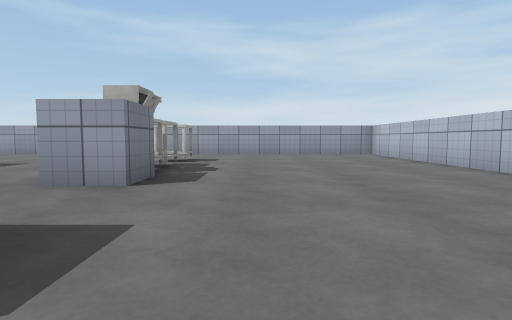
View 1 (above)

16 first-person views from a walk through a scene from a Unity 3-D project. The camera is 0.55 m above the floor, tilts 4° down and sees 80° across. The floor is counted in squares, 1 m on a side. Each view is taken from the middle of a square. On the plan, view 1 faces up. The plan holds only what a view shows up to about 9 squares ahead; the rest is blank. Some surface patterns are stand-ins.

View 2
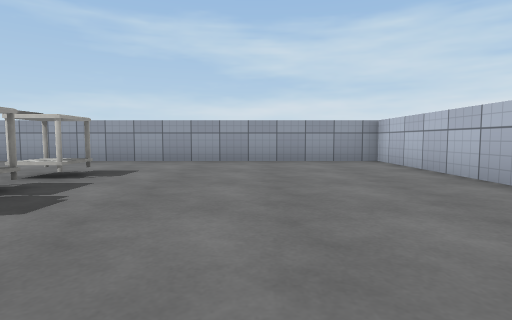

View 3
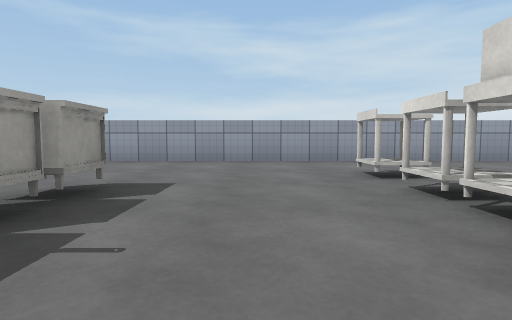

View 4
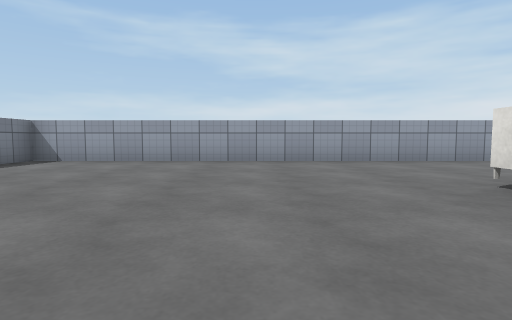

View 5
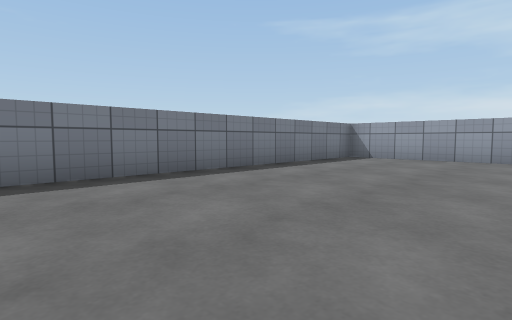

View 6
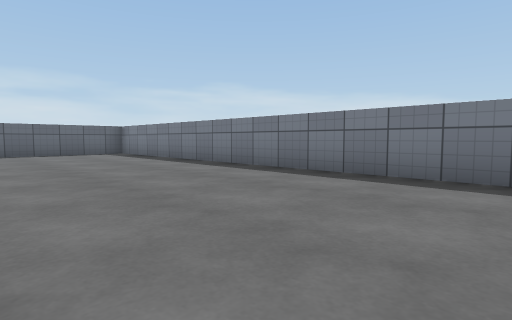

View 7
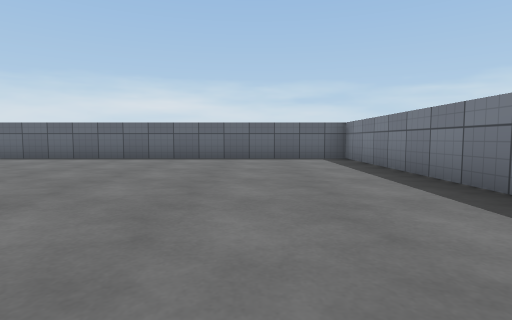

View 8
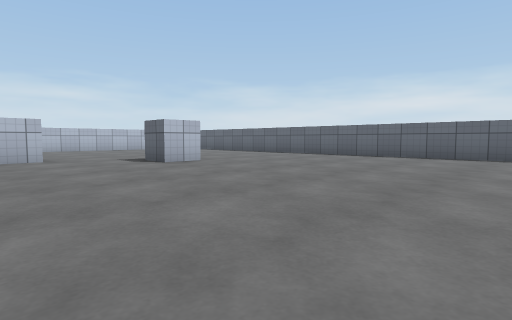

View 9
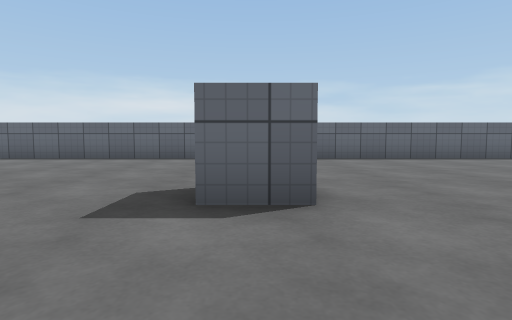

View 10
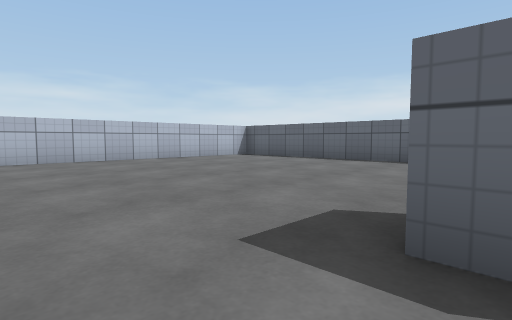

View 11
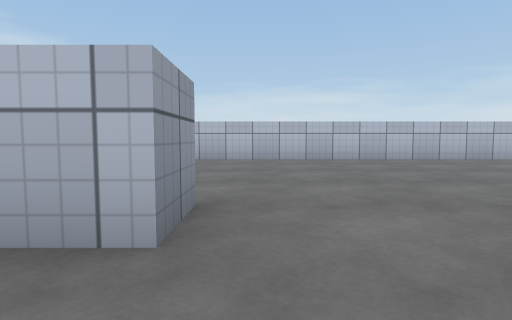

View 12
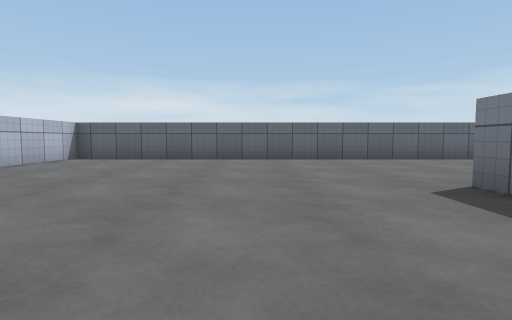

View 13
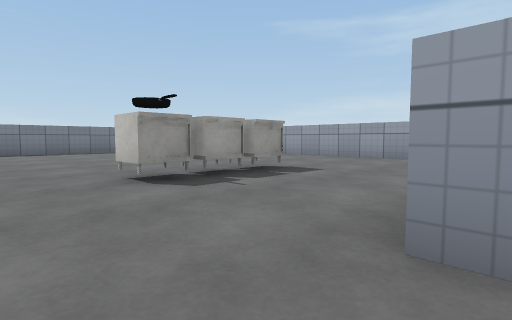

View 14
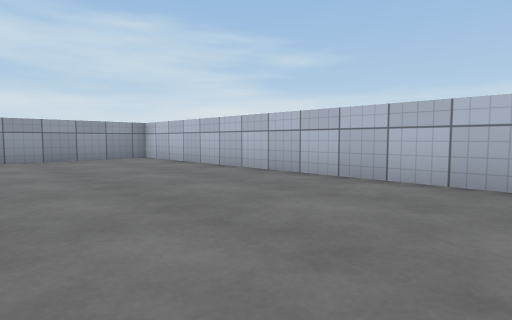

View 15
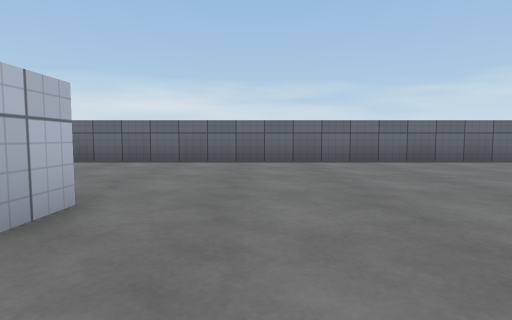

View 16
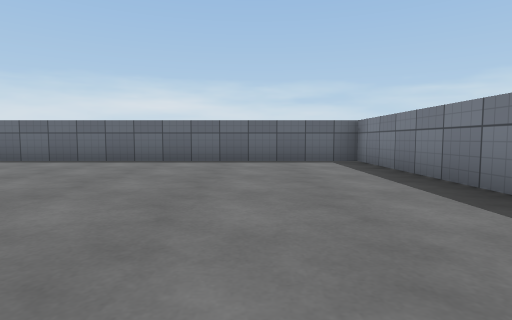

### Floor plan
Points are (right, up) in squares from view 1. A wall is a line through its corners. A room is listed if a view was taken in it or the views show most of it. See-through windows are left out.
Room 1 (views 1, 2, 3, 4, 5, 6, 7, 8, 9, 10, 11, 12, 13, 14, 15, 16)
walls: (-3.5, -1.9) (-3.5, -2.5); (-1.5, 0.5) (-2.5, 0.5) (-2.5, 1.4); (-4.5, -2.6) (-4.5, -1.5) (-3.5, -1.5); (-1.5, 4.5) (-1.5, 3.5) (-2.5, 3.5); (-14.5, 10.5) (-14.5, -7.5) (4, -7.5) (4, 10.5) (-14.5, 10.5)
objects: other object (-6, 4); other object (-6, 5); other object (-6, 6); other object (-2, 5); other object (-2, 6); other object (-2, 7) to (-2, 8)

Positions as (right, up) in squares from view 1, and headings:
1: (0, 0), facing up
2: (1, 3), facing up
3: (-4, 3), facing up
4: (-9, 3), facing up
5: (-10, 2), facing up-left
6: (-10, 4), facing down-left
7: (-12, 1), facing down
8: (-11, 2), facing down-right
9: (-4, 1), facing down
10: (-4, 0), facing down-right
11: (-4, 0), facing right
12: (-1, 1), facing down
13: (-2, 2), facing up-left
14: (0, 2), facing up-right
15: (-6, 0), facing down
16: (-12, 0), facing down
